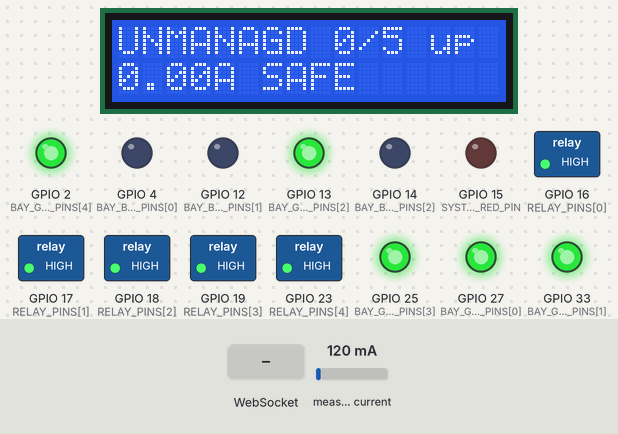
The program below on a simulated ESP32. On the bench: 16×2 character LCD, switched loads named in the program (green lamp = pin HIGH), output pins drawn as LEDs (lit = HIGH). Inputs (shaded band) come from the test bench; at power-on: measured current 120 mA. WiFi joins after 1.5 s; servers stay silent unless stated; what the program prints to the serial monitor is not drawn.

Above: at 3.5 s.
3.6 s: measured current set to 637 mA
At 4.7 s:
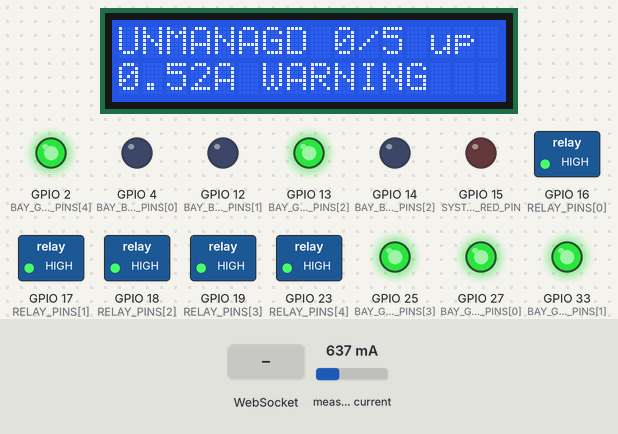
5.2 s: measured current set to 696 mA
At 6.0 s:
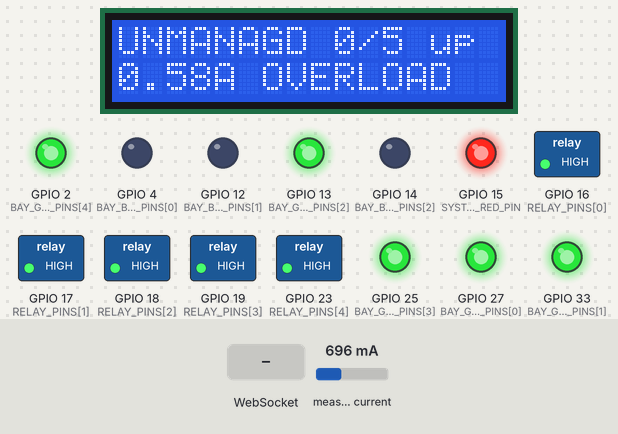
6.8 s: WebSocket text "SetChargingProfile" received
At 7.4 s:
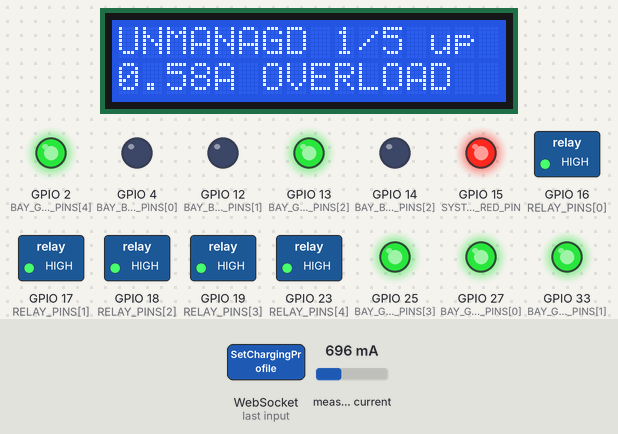
8.4 s: WebSocket text "1" received
At 9.7 s:
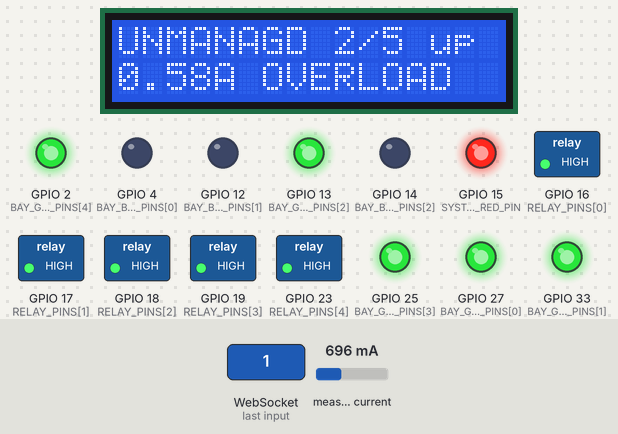
10.0 s: measured current set to 40 mA
At 11.4 s:
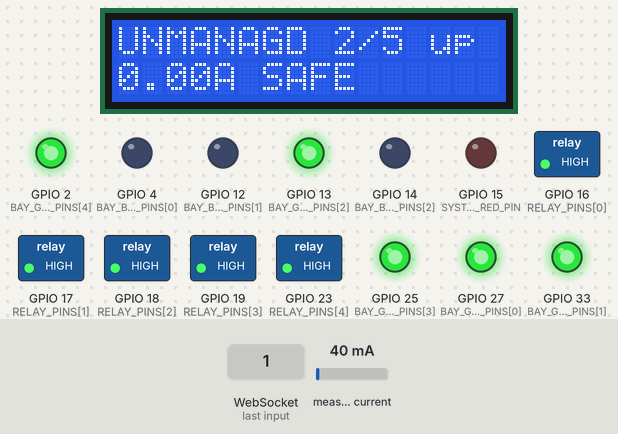
Timing chart, 0 to 12.6 s (numbered marks = the images above; inputs shaded):
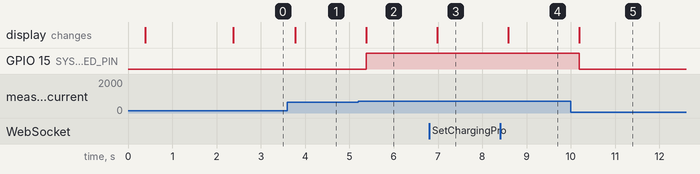

Measured:
- the behaviour switches between 660 and 661 mA on measured current (found by bisection; images 1 and 2)
- after the input at 3.6 s, the display: changes after 0.18 s (image 1)
- after the input at 5.2 s, GPIO 15 (SYSTEM_RED_PIN): LOW → HIGH after 0.18 s; the display: changes after 0.18 s (image 2)
- after the input at 6.8 s, the display: changes after 0.18 s (image 3)
- after the input at 8.4 s, the display: changes after 0.19 s (image 4)
- after the input at 10.0 s, GPIO 15 (SYSTEM_RED_PIN): HIGH → LOW after 0.19 s; the display: changes after 0.19 s (image 5)

The program:

main.cpp
```cpp
/*
 * GridPilot 5-bay hardware rig firmware (ESP32)
 * ------------------------------------------------
 * Connects to the laptop-hosted OCPP 1.6J central system
 * (python scripts/start_ocpp.py) as FIVE independent charge points —
 * RIG_BAY_1..RIG_BAY_5 — because that's how the backend addresses bays
 * (see ocpp_mock/central_system.py + ocpp_mock/gridpilot_bridge.py).
 *
 * IMPORTANT — read this before you assume it's a bug that this isn't using
 * the MicroOCPP library's normal API:
 *
 *   MicroOCPP (matth-x/MicroOcpp) is built around ONE charge-point identity
 *   per firmware image — its convenience API (mocpp_initialize/mocpp_loop/
 *   setSmartChargingPowerOutput/...) is a set of functions bound to a single
 *   global WebSocket connection. It does not support running 5 independent
 *   OCPP client identities (5 separate WebSocket connections, 5 separate
 *   charge-point IDs) from one sketch. Since this rig is 1 ESP32 + 5 relays
 *   (not 5 separate ESP32 boards), and the backend expects 5 separate
 *   RIG_BAY_<n> connections, true MicroOCPP doesn't fit this rig's topology.
 *
 *   Instead, this firmware hand-implements the tiny slice of OCPP-J 1.6
 *   actually needed here — receiving a `SetChargingProfile` Call and
 *   replying with a CallResult — using WebSocketsClient + ArduinoJson. This
 *   is real OCPP-J wire protocol (verified line-by-line against
 *   ocpp_mock/central_system.py's send_charging_profile()), just not routed
 *   through the MicroOCPP state-machine library. It only needs to parse one
 *   message shape, so there's very little room for library-version guessing
 *   to go wrong — unlike MicroOCPP's API, which does shift between versions.
 *
 *   If you later move to 5 separate ESP32 boards (one per bay), you could
 *   swap each bay's block below for real MicroOCPP's single-CP API. Not
 *   needed for the current 1-ESP32-plus-relay-bank rig.
 */

#include <WiFi.h>
#include <HTTPClient.h>
#include <WebSocketsClient.h>
#include <ArduinoJson.h>
#include <Wire.h>
#include <LiquidCrystal_I2C.h>
#include <Adafruit_INA219.h>

// ============================================================================
// CONFIG — EDIT THESE before flashing
// ============================================================================

// --- WiFi (must be the SAME network as the laptop running start_ocpp.py) ---
const char* WIFI_SSID     = "YOUR_WIFI_SSID";
const char* WIFI_PASSWORD = "YOUR_WIFI_PASSWORD";

// --- Laptop's LAN IP address (NOT localhost/127.0.0.1 — see the guide for
//     how to find this with `ipconfig`). Example: "192.168.1.42" ---
const char* LAPTOP_IP = "192.168.1.42";
const uint16_t OCPP_PORT    = 9000; // scripts/start_ocpp.py --ocpp-port
const uint16_t TRIGGER_PORT = 9001; // scripts/start_ocpp.py --trigger-port

// --- GPIO pin assignments — re-confirmed via the latest Cirkit wiring
//     export (relay IN pins are confirmed real). Relay order below matches
//     the order given for the 5 relay instances: 57753f04, d772674f,
//     c829ff04, 566f5bed, eb11e8f5 -> bays 1-5. VERIFY this order matches
//     which physical bay each relay actually switches on your board.
//     NOTE: the wiring export still shows all 5 relay modules wired to the
//     ESP32 (RX2/TX2/D18/D19/D23) -- if you physically removed 2 relays,
//     double-check bays 4-5 (D19/D23) are still actually populated before
//     relying on this array as-is.
int RELAY_PINS[5] = {16, 17, 18, 19, 23}; // RX2, TX2, D18, D19, D23

// --- Per-bay indicator LEDs — re-confirmed via the latest Cirkit wiring
//     export. Real wiring has 11 GPIO-driven LED/resistor channels: 5
//     green, 5 blue, 1 red -- one GREEN (idle) + BLUE (charging) pair per
//     bay, plus a single system-wide RED (overload). There is no separate
//     "system ready" green LED anymore: pin 27 (previously that role) is
//     now bay 1's green LED, and bay 1's blue LED moved from pin 5 (no
//     longer wired to anything) to pin 4.
//     Bay order assumes left-to-right physical position matches bay 1-5,
//     same assumption as the relay instance order -- confirm against the
//     physical board before the demo if any bay's LEDs look swapped.
//     (Three more LEDs are wired directly to relay N.O. contacts as mains-
//     side pilot lights, not to any ESP32 GPIO -- those aren't in this list
//     and can't be controlled from firmware.)
int BAY_GREEN_PINS[5] = {27, 33, 13, 25, 2}; // idle indicator per bay
int BAY_BLUE_PINS[5]  = {4, 12, 14, 26, 32}; // charging indicator per bay

const int SYSTEM_RED_PIN = 15; // lone red LED -- lit on OVERLOAD (see readSensorsAndUpdateDisplay)

const int BOOT_BUTTON_PIN = 0; // fixed — this is the ESP32's built-in BOOT button

// I2C (INA219 + LCD) uses the ESP32's default pins: SDA=21, SCL=22.
// Only change these if your board silkscreens different default I2C pins.

// --- Relay polarity — MOST cheap 5V relay boards are ACTIVE-LOW (a LOW
//     signal energizes the relay / turns the load ON). Some are ACTIVE-HIGH.
//     Verify yours: with this set wrong, "OFF" and "ON" will be swapped.
//     Test: flash, and check whether bay 1's relay clicks ON immediately at
//     power-up (before WiFi even connects) — if so, flip this to false.
const bool RELAY_ACTIVE_LOW = true;

// --- Overload thresholds (Amps) — from hardware_demo_evaluation.md §3 ---
const float THRESHOLD_SAFE_MAX = 0.45f; // < this: SAFE (green)
const float THRESHOLD_WARN_MAX = 0.54f; // 0.45-0.54: WARNING (yellow); > this: OVERLOAD (red)

// ============================================================================
// Globals
// ============================================================================

WebSocketsClient bayWs[5];
bool bayState[5] = {false, false, false, false, false};
bool bayConnected[5] = {false, false, false, false, false};

LiquidCrystal_I2C lcd(0x27, 16, 2); // change 0x27 to 0x3F if your LCD backpack uses that address (see guide)
Adafruit_INA219 ina219;
float currentOffsetA = 0.0f;

volatile bool buttonFlag = false;
unsigned long lastButtonMs = 0;
const unsigned long BUTTON_DEBOUNCE_MS = 400;

enum Mode { MODE_UNMANAGED, MODE_MANAGED };
Mode currentMode = MODE_UNMANAGED;

unsigned long lastSensorMs = 0;
const unsigned long SENSOR_INTERVAL_MS = 200;

unsigned long lastWifiCheckMs = 0;
const unsigned long WIFI_CHECK_INTERVAL_MS = 5000;

float lastCurrentA = 0.0f;

// ============================================================================
// Relay / LED control
// ============================================================================

void setBayRelay(int bay, bool on) {
  bool level = RELAY_ACTIVE_LOW ? !on : on;
  digitalWrite(RELAY_PINS[bay], level ? HIGH : LOW);
  digitalWrite(BAY_GREEN_PINS[bay], on ? LOW : HIGH); // idle green off while charging
  digitalWrite(BAY_BLUE_PINS[bay], on ? HIGH : LOW);  // blue on while charging
  bayState[bay] = on;
  Serial.printf("[BAY %d] -> %s\n", bay + 1, on ? "ON" : "OFF");
}

void allRelaysOff() {
  for (int i = 0; i < 5; i++) setBayRelay(i, false);
}

// ============================================================================
// OCPP-J message handling (minimal hand-rolled subset — see header comment)
// ============================================================================
//
// Inbound CALL from the central system looks like:
//   [2, "<uniqueId>", "SetChargingProfile",
//     {"connectorId": 1, "csChargingProfiles": {
//        "chargingSchedule": {"chargingSchedulePeriod": [{"limit": 7400, ...}]}
//     }}]
// (verified against ocpp_mock/central_system.py::send_charging_profile)
//
// We reply with a CALLRESULT:
//   [3, "<uniqueId>", {"status": "Accepted"}]

void handleOcppMessage(int bay, uint8_t* payload, size_t length) {
  JsonDocument doc;
  DeserializationError err = deserializeJson(doc, payload, length);
  if (err) {
    Serial.printf("[BAY %d] JSON parse failed: %s\n", bay + 1, err.c_str());
    return;
  }

  int messageType = doc[0].as<int>();
  if (messageType != 2) {
    // Not a CALL (could be a CALLRESULT/CALLERROR echo, or something we
    // don't expect) — nothing to do.
    return;
  }

  String uniqueId = doc[1].as<String>();
  String action = doc[2].as<String>();

  if (action == "SetChargingProfile") {
    JsonVariant limitVar =
        doc[3]["csChargingProfiles"]["chargingSchedule"]["chargingSchedulePeriod"][0]["limit"];
    float limitWatts = limitVar.isNull() ? 0.0f : limitVar.as<float>();
    bool shouldBeOn = limitWatts > 0.0f;

    Serial.printf("[BAY %d] SetChargingProfile: limit=%.0fW -> %s\n",
                  bay + 1, limitWatts, shouldBeOn ? "ON" : "OFF");
    setBayRelay(bay, shouldBeOn);

    String response = "[3,\"" + uniqueId + "\",{\"status\":\"Accepted\"}]";
    bayWs[bay].sendTXT(response);
  } else {
    // We only implement SetChargingProfile. Politely decline anything else
    // so the central system doesn't hang waiting for a reply.
    String response = "[4,\"" + uniqueId + "\",\"NotImplemented\",\"Only SetChargingProfile is supported\",{}]";
    bayWs[bay].sendTXT(response);
  }
}

// WebSocketsClient calls one shared handler with a fixed signature per
// instance — we need 5 tiny trampoline functions so each bay's socket routes
// to the same shared logic with its own bay index attached.

void onWsEventShared(int bay, WStype_t type, uint8_t* payload, size_t length) {
  switch (type) {
    case WStype_CONNECTED:
      bayConnected[bay] = true;
      Serial.printf("[BAY %d] WebSocket connected\n", bay + 1);
      break;
    case WStype_DISCONNECTED:
      bayConnected[bay] = false;
      Serial.printf("[BAY %d] WebSocket disconnected\n", bay + 1);
      break;
    case WStype_TEXT:
      handleOcppMessage(bay, payload, length);
      break;
    default:
      break;
  }
}

void onWsEvent0(WStype_t type, uint8_t* payload, size_t length) { onWsEventShared(0, type, payload, length); }
void onWsEvent1(WStype_t type, uint8_t* payload, size_t length) { onWsEventShared(1, type, payload, length); }
void onWsEvent2(WStype_t type, uint8_t* payload, size_t length) { onWsEventShared(2, type, payload, length); }
void onWsEvent3(WStype_t type, uint8_t* payload, size_t length) { onWsEventShared(3, type, payload, length); }
void onWsEvent4(WStype_t type, uint8_t* payload, size_t length) { onWsEventShared(4, type, payload, length); }

void connectAllBayWebsockets() {
  // Using a plain function-pointer array here (rather than the library's
  // own callback typedef, whose exact name has changed across WebSockets
  // library versions) so this compiles regardless of version.
  void (*handlers[5])(WStype_t, uint8_t*, size_t) = {
      onWsEvent0, onWsEvent1, onWsEvent2, onWsEvent3, onWsEvent4};
  for (int i = 0; i < 5; i++) {
    String path = "/RIG_BAY_" + String(i + 1);
    bayWs[i].begin(LAPTOP_IP, OCPP_PORT, path, "ocpp1.6");
    bayWs[i].onEvent(handlers[i]);
    bayWs[i].setReconnectInterval(3000);
  }
}

// ============================================================================
// Mode toggle (BOOT button -> POST /mode on the trigger API)
// ============================================================================

void IRAM_ATTR onButtonPress() {
  buttonFlag = true;
}

void postModeTrigger(const char* mode) {
  if (WiFi.status() != WL_CONNECTED) {
    Serial.println("[HTTP] Skipped POST /mode — WiFi not connected");
    return;
  }
  HTTPClient http;
  String url = String("http://") + LAPTOP_IP + ":" + String(TRIGGER_PORT) + "/mode";
  http.begin(url);
  http.addHeader("Content-Type", "application/json");
  String body = String("{\"mode\":\"") + mode + "\"}";
  int httpCode = http.POST(body);
  Serial.printf("[HTTP] POST /mode {%s} -> %d\n", mode, httpCode);
  http.end();
}

void handleButton() {
  if (!buttonFlag) return;
  unsigned long now = millis();
  if (now - lastButtonMs < BUTTON_DEBOUNCE_MS) {
    buttonFlag = false;
    return;
  }
  lastButtonMs = now;
  buttonFlag = false;

  currentMode = (currentMode == MODE_UNMANAGED) ? MODE_MANAGED : MODE_UNMANAGED;
  postModeTrigger(currentMode == MODE_UNMANAGED ? "unmanaged" : "managed");
  // Relay states themselves are NOT set here — they update reactively as
  // each bay's SetChargingProfile call arrives over its own WebSocket.
}

// ============================================================================
// Current sensing + LCD/LED status
// ============================================================================

int connectedBayCount() {
  int n = 0;
  for (int i = 0; i < 5; i++) if (bayConnected[i]) n++;
  return n;
}

void calibrateCurrentOffset() {
  Serial.println("[CAL] Reading baseline current with all bays off...");
  float sum = 0;
  const int samples = 20;
  for (int i = 0; i < samples; i++) {
    sum += ina219.getCurrent_mA();
    delay(20);
  }
  currentOffsetA = (sum / samples) / 1000.0f;
  Serial.printf("[CAL] Offset = %.4f A\n", currentOffsetA);
}

const char* statusLabel(float amps) {
  if (amps < THRESHOLD_SAFE_MAX) return "SAFE";
  if (amps <= THRESHOLD_WARN_MAX) return "WARNING";
  return "OVERLOAD";
}

void updateLcd(float amps) {
  lcd.setCursor(0, 0);
  char line0[17];
  snprintf(line0, sizeof(line0), "%-8s %d/5 up",
           currentMode == MODE_UNMANAGED ? "UNMANAGD" : "MANAGED", connectedBayCount());
  lcd.print(line0);

  lcd.setCursor(0, 1);
  char line1[17];
  snprintf(line1, sizeof(line1), "%.2fA %-9s", amps, statusLabel(amps));
  lcd.print(line1);
}

// Mirrors the LCD's content to the Serial Monitor (USB) every
// SERIAL_STATUS_INTERVAL_MS, plus per-bay ON/OFF state, which the 16x2 LCD
// has no room to show. This is how you see the rig's status on the laptop
// without walking over to read the LCD.
unsigned long lastStatusPrintMs = 0;
const unsigned long SERIAL_STATUS_INTERVAL_MS = 2000;

void printSerialStatus(float amps) {
  Serial.printf("[STATUS] Mode=%s Bays=%d/5 connected | ",
                currentMode == MODE_UNMANAGED ? "UNMANAGED" : "MANAGED",
                connectedBayCount());
  for (int i = 0; i < 5; i++) {
    Serial.printf("B%d:%s ", i + 1, bayState[i] ? "ON" : "OFF");
  }
  Serial.printf("| Current=%.2fA %s\n", amps, statusLabel(amps));
}

void readSensorsAndUpdateDisplay() {
  float rawA = ina219.getCurrent_mA() / 1000.0f;
  float amps = rawA - currentOffsetA;
  if (amps < 0) amps = 0;
  lastCurrentA = amps;

  updateLcd(amps);
  digitalWrite(SYSTEM_RED_PIN, amps > THRESHOLD_WARN_MAX ? HIGH : LOW); // OVERLOAD indicator

  unsigned long now = millis();
  if (now - lastStatusPrintMs >= SERIAL_STATUS_INTERVAL_MS) {
    lastStatusPrintMs = now;
    printSerialStatus(amps);
  }
}

// ============================================================================
// WiFi
// ============================================================================

void connectWifi() {
  Serial.printf("[WIFI] Connecting to %s", WIFI_SSID);
  WiFi.mode(WIFI_STA);
  WiFi.begin(WIFI_SSID, WIFI_PASSWORD);
  unsigned long start = millis();
  while (WiFi.status() != WL_CONNECTED && millis() - start < 20000) {
    delay(300);
    Serial.print(".");
  }
  Serial.println();
  if (WiFi.status() == WL_CONNECTED) {
    Serial.printf("[WIFI] Connected. IP=%s\n", WiFi.localIP().toString().c_str());
  } else {
    Serial.println("[WIFI] Failed to connect within 20s — will keep retrying in loop().");
  }
}

void maintainWifi() {
  unsigned long now = millis();
  if (now - lastWifiCheckMs < WIFI_CHECK_INTERVAL_MS) return;
  lastWifiCheckMs = now;
  if (WiFi.status() != WL_CONNECTED) {
    Serial.println("[WIFI] Disconnected — reconnecting...");
    WiFi.begin(WIFI_SSID, WIFI_PASSWORD);
  }
}

// ============================================================================
// Setup / loop
// ============================================================================

void setup() {
  Serial.begin(115200);
  delay(300);
  Serial.println("\n=== GridPilot Rig Firmware ===");

  for (int i = 0; i < 5; i++) {
    pinMode(RELAY_PINS[i], OUTPUT);
    pinMode(BAY_GREEN_PINS[i], OUTPUT);
    pinMode(BAY_BLUE_PINS[i], OUTPUT);
  }
  pinMode(SYSTEM_RED_PIN, OUTPUT);
  allRelaysOff();

  pinMode(BOOT_BUTTON_PIN, INPUT_PULLUP);
  attachInterrupt(digitalPinToInterrupt(BOOT_BUTTON_PIN), onButtonPress, FALLING);

  Wire.begin(); // default SDA=21, SCL=22 on most ESP32 dev boards

  lcd.init();
  lcd.backlight();
  lcd.setCursor(0, 0);
  lcd.print("GridPilot Rig");
  lcd.setCursor(0, 1);
  lcd.print("Booting...");

  if (!ina219.begin()) {
    Serial.println("[INA219] Not found on I2C bus! Check wiring/address.");
    lcd.setCursor(0, 1);
    lcd.print("INA219 ERROR!");
  }

  connectWifi();
  calibrateCurrentOffset();
  connectAllBayWebsockets();

  Serial.println("[SETUP] Done. Entering main loop.");
}

void loop() {
  for (int i = 0; i < 5; i++) {
    bayWs[i].loop();
  }

  maintainWifi();
  handleButton();

  unsigned long now = millis();
  if (now - lastSensorMs >= SENSOR_INTERVAL_MS) {
    lastSensorMs = now;
    readSensorsAndUpdateDisplay();
  }
}
```
